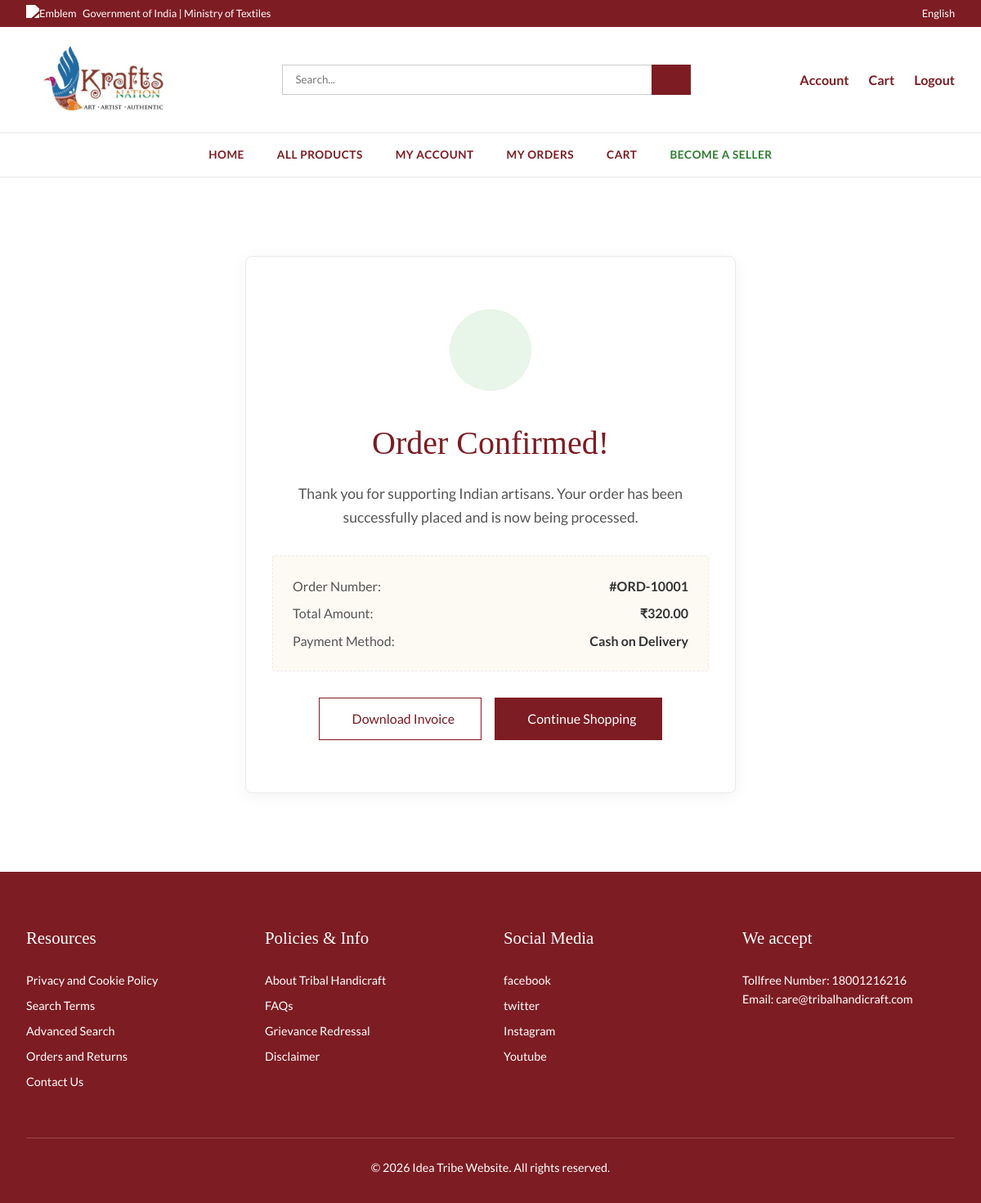
The app's page /cart/success/1 (signed in) with its own data.
### models/order.py (models this page shows)
class Order(db.Model):
    __tablename__ = 'orders'
    id = db.Column(db.Integer, primary_key=True)
    buyer_id = db.Column(db.Integer, db.ForeignKey('users.id'), nullable=False)
    total_amount = db.Column(db.Float, nullable=False)
    status = db.Column(db.String(50), default='Pending') # Pending, Confirmed, Shipped, Delivered, Cancelled
    shipping_address = db.Column(db.Text, nullable=True)
    payment_method = db.Column(db.String(50), nullable=True)
    created_at = db.Column(db.DateTime, default=datetime.utcnow)
    items = db.relationship('OrderItem', backref='order', lazy=True, cascade="all, delete-orphan")

### routes/cart.py (the view)
@bp.route('/success/<int:order_id>')
def order_success(order_id):
    order = Order.query.get_or_404(order_id)
    if order.buyer_id != session.get('user_id'):
        return "Unauthorized", 401
    return render_template('order_success.html', order=order)

### templates/order_success.html (shortened to what this page needs)
{% extends "base.html" %}
{% block content %}
<div class="container" style="padding: 6rem 0; text-align: center;">
    <div style="max-width: 600px; margin: 0 auto; background: white; border: 1px solid var(--border-color); padding: 4rem 2rem; border-radius: 8px; box-shadow: 0 4px 20px rgba(0,0,0,0.05);">
        <div style="width: 100px; height: 100px; background: #e8f5e9; color: #2e7d32; border-radius: 50%; display: flex; align-items: center; justify-content: center; font-size: 4rem; margin: 0 auto 2rem;">
        </div>
        <h2 style="color: var(--color-primary); font-family: var(--font-display); font-size: 2.5rem; margin-top: 0; margin-bottom: 1rem;">Order Confirmed!</h2>
        <p style="color: var(--color-text-muted); font-size: 1.1rem; margin-bottom: 2rem;">Thank you for supporting Indian artisans. Your order has been successfully placed and is now being processed.</p>
        <div style="background: var(--color-cream); padding: 1.5rem; border-radius: 4px; border: 1px dashed var(--border-color); margin-bottom: 2rem; text-align: left;">
            <div style="display: flex; justify-content: space-between; margin-bottom: 0.5rem;">
                <span style="color: var(--color-text-muted);">Order Number:</span>
                <span style="font-weight: bold;">#ORD-{{ 10000 + order.id }}</span>
            </div>
            <div style="display: flex; justify-content: space-between; margin-bottom: 0.5rem;">
                <span style="color: var(--color-text-muted);">Total Amount:</span>
                <span style="font-weight: bold;">₹{{ "%.2f"|format(order.total_amount) }}</span>
            </div>
            <div style="display: flex; justify-content: space-between;">
                <span style="color: var(--color-text-muted);">Payment Method:</span>
                <span style="font-weight: bold;">{{ order.payment_method }}</span>
            </div>
        </div>
        <div style="display: flex; gap: 1rem; justify-content: center;">
            <a href="{{ url_for('cart.invoice', order_id=order.id) }}" target="_blank" style="padding: 0.75rem 2rem; border: 1px solid var(--color-primary); color: var(--color-primary); font-family: var(--font-body); font-weight: 500; cursor: pointer; display: flex; align-items: center; gap: 0.5rem; text-decoration: none;">
                 Download Invoice
            </a>
            <a href="{{ url_for('storefront.index') }}" class="btn-solid-primary" style="display: flex; align-items: center; gap: 0.5rem; text-decoration: none;">
                 Continue Shopping
            </a>
        </div>
    </div>
</div>
{% endblock %}

### static/css/style.css (style rules this page uses)
:root { --color-primary: #7d1c23; --color-primary-dark: #62141a; --color-cream: #fdfaf4; --color-white: #ffffff; --color-text: #333333; --color-text-muted: #555555; --color-warning: #2e7d32; --font-body: "Lato", sans-serif; --font-display: "Playfair Display", Georgia, serif; --border-color: #eaeaea; --transition: all 0.2s ease-in-out; }
* { margin: 0; padding: 0; box-sizing: border-box; }
body { font-family: var(--font-body); color: var(--color-text); background-color: var(--color-white); line-height: 1.6; }
h1, h2, h3, h4, h5, h6 { font-family: var(--font-display); font-weight: 500; }
a { text-decoration: none; color: inherit; transition: var(--transition); }
.container { max-width: 1350px; margin: 0 auto; padding: 0 2rem; }
.btn-solid-primary { background-color: var(--color-primary); color: white; padding: 0.75rem 2rem; border: none; font-family: var(--font-body); font-weight: 500; cursor: pointer; }

### records on screen
Order: 10000+order.id "10001", total_amount "320.00", payment_method "Cash on Delivery"
